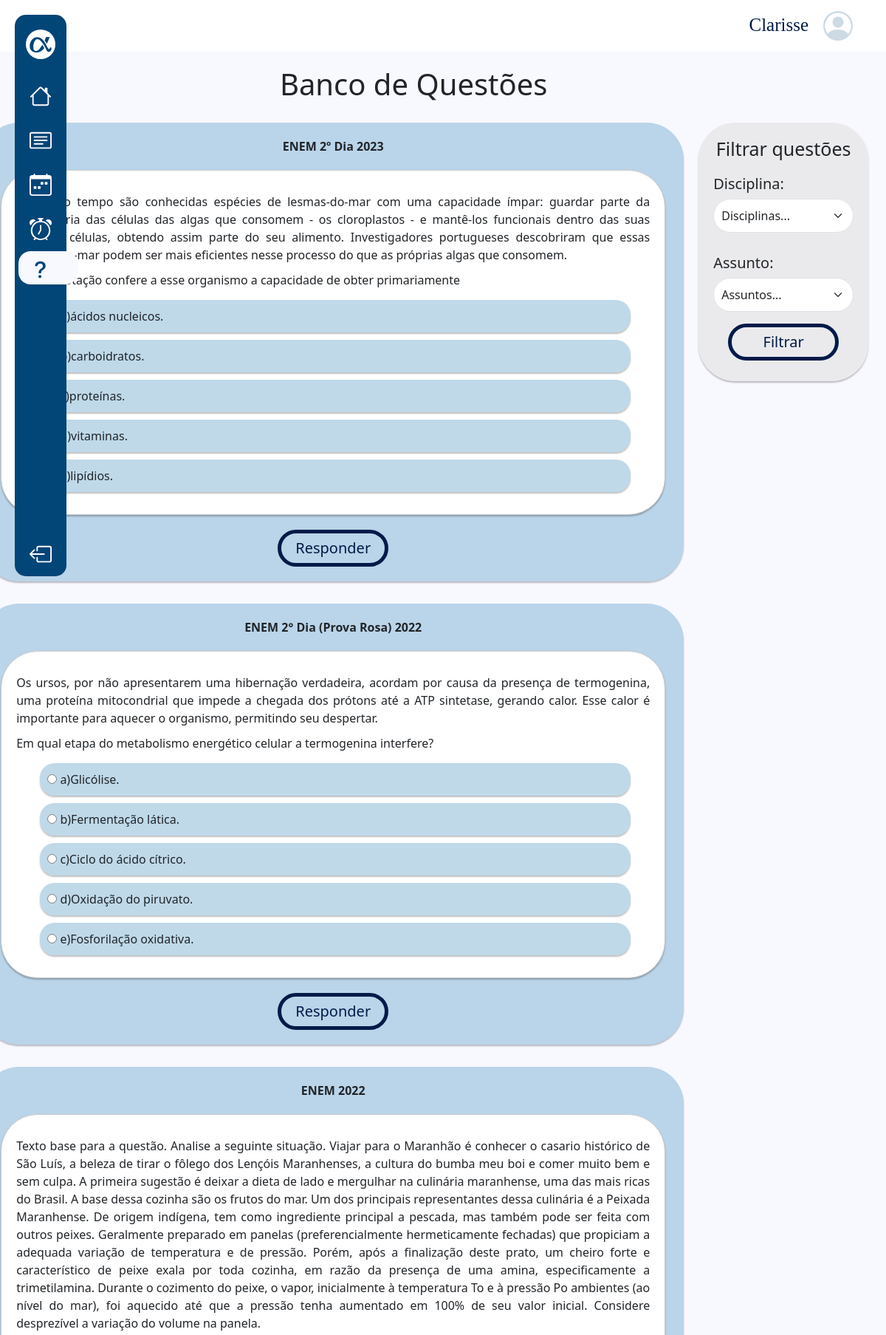
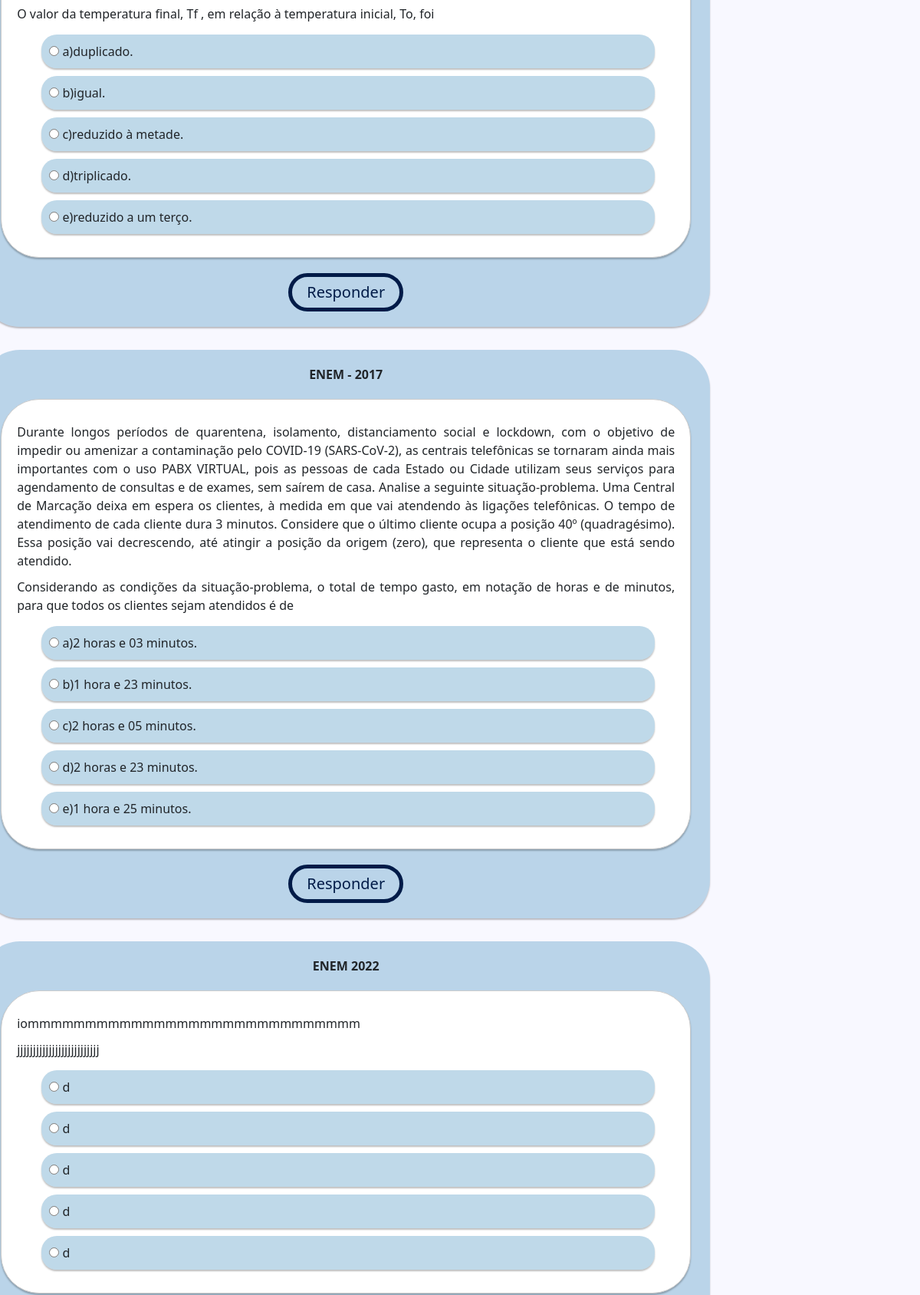
The app's page /questoes/ (signed in, upper part) with its own data (2 pictures, top to bottom).
### questoes/models.py (models this page shows, shortened)
class Questao(models.Model):
    disciplina = models.ForeignKey(Disciplina, on_delete=models.CASCADE)
    assunto = models.ForeignKey(Assunto, on_delete=models.CASCADE, null=True)
    instituicao_ano = models.CharField(max_length=150, default="")
    texto = models.TextField(default="")
    enunciado = models.TextField(default="")
    ordem = models.PositiveIntegerField(default=0)
    respondida = models.BooleanField(default=False)
    questoes_certas = models.PositiveIntegerField(default=0)
    questoes_erradas = models.PositiveIntegerField(default=0)

class Alternativa(models.Model):
    questao = models.ForeignKey('Questao', related_name='alternativas', on_delete=models.CASCADE)
    texto = models.TextField(default="")
    correta = models.BooleanField(default=False)

### questoes/views.py (the view)
# urls.py: path('questoes/', views.lista_questoes, name='lista_questoes'),
@login_required
def lista_questoes(request):
    disciplinas = Disciplina.objects.all()
    questoes = Questao.objects.all()
    questoes_por_pagina = 5
    paginator = Paginator(questoes, questoes_por_pagina)
    page_number = request.GET.get('page')
    page = paginator.get_page(page_number)
    context = {
        'disciplinas': disciplinas,
        'questoes': page,
    }
    return render(request, 'questoes/pages/lista_questoes.html', context)

### questoes/templates/questoes/pages/lista_questoes.html (shortened to what this page needs)
{% extends "core/partials/base.html" %}
{% load static %}
{% block head%}
<link rel="stylesheet" href="{% static 'questoes\css\style.css' %}">
{% endblock %}
{% block linkq%} ativo {% endblock %}
{% block content %}
<main class="main-content-container">
    <h1 class="title-questoes">Banco de Questões</h1>
    <div class="main">
        {% include 'questoes/partials/questoes.html' %}
        {% include 'questoes/partials/filtro.html' %}
    </div>
</main>
<br><br>
{% endblock %}

### core/templates/core/partials/base.html (shortened to what this page needs)
{% load static %}
<!DOCTYPE html>
<html lang="pt-br">
<head>
    <link href="https://cdn.jsdelivr.net/npm/bootstrap@5.3.2/dist/css/bootstrap.min.css" rel="stylesheet"
>
    {% block head%} {% endblock %}
    <link rel="stylesheet" href="{% static 'core/css/dashboard.css' %}">
</head>
<body>
    <div class="d-flex">
        <header class="headerdash ">
            <div class="username">
                <p class="">{{user.username}}</p>
                <svg xmlns="http://www.w3.org/2000/svg" width="40" height="40" class="bi bi-person-circle"
                    viewBox="0 0 16 16">
                    <path d="M11 6a3 3 0 1 1-6 0 3 3 0 0 1 6 0z" />
                    <path fill-rule="evenodd"
                        d="M0 8a8 8 0 1 1 16 0A8 8 0 0 1 0 8zm8-7a7 7 0 0 0-5.468 11.37C3.242 11.226 4.805 10 8 10s4.757 1.225 5.468 2.37A7 7 0 0 0 8 1z" />
                </svg>
            </div>
        </header>
        <nav class="menu-lateral">
            <div class="items">
                <ul class="navul">
                    <li class="item-nav logo d-flex align-items-center justify-content-center">
                        <a href="{% url 'index' %}"><img class="navimg" src="{% static 'core/img/navlogo.svg' %}"
                                alt=""></a>
                    </li>
                    <li class="item-nav {% block linkh%} {% endblock %}">
                        <a href="{% url 'dashboard' %}"></a>
                    </li>
                    <li class="item-nav {% block linkf%} {% endblock %}">
                        <a href="{% url 'flashcards' %}"></a>
                    </li>
                    <li class="item-nav {% block linkc%} {% endblock %}">
                        <a href="{% url 'calendario' %}"></a>
                    </li>
                    <li class="item-nav {% block linkp%} {% endblock %}">
                        <a href="{% url 'pomodoro' %}"></a>
                    </li>
                    <li class="item-nav {% block linkq%} {% endblock %}">
                        <a href="{% url 'estatisticas' %}"></a>
                    </li>
                    <li class="item-nav sair">
                        <a href="{% url 'logout' %}"></a>
                    </li>
                </ul>
            </div>
        </nav>
    </div>
    <main class="container">
        <div class="centro">
            {% block content %}
            {% endblock %}
        </div>
    </main>
</body>
</html>

### questoes/templates/questoes/partials/questoes.html (shortened to what this page needs)
<div class="questao">
    <ul class="questao">
        {% for questao in questoes %}
        <div class="container-azul">
            <div class="instituicao_ano">
                <strong>{{ questao.instituicao_ano }}</strong>
            </div>
            <div class="central">
            <div class="container-branco">
                <li class="questao_texto">
                    {{ questao.texto }}
                </li>
                <li class="questao_enunciado">{{ questao.enunciado }}</li>
                <form method="post" action="{% url 'verificar_resposta' questao.id %}">
                    <ul  class="alternativas-container">
                        {% for alternativa in questao.alternativas.all %}
                        <li id="alternativa" >
                            <label>
                                <input type="radio" name="alternativa" value="{{ alternativa.id }}">
                                {{ alternativa.texto }}
                            </label>
                        </li>
                        {% endfor %}
                    </ul>
                </div>
            </div>
                <div class="responder">
                    <button type="submit" class="btn-responder" data-questao-id="{{ questao.id }}">Responder</button>
                </div>
            </div>
        {% endfor %}
    </ul>
</div>

### questoes/static/questoes/css/style.css (style rules this page uses)
.main { margin: 0; padding: 0; display: flex; justify-content: center; align-items: center; align-items: flex-start; }
.container-azul { background: rgba(45, 130, 181, 0.30); width: 950px; border-radius: 50px; padding: 20px; margin-bottom: 30px; box-shadow: 0px 2px 2px rgba(0, 0, 0, 0.25); }
.central { display: flex; justify-content: center; align-items: center; }
.container-branco { background: #ffffff; width: 900px; border-radius: 50px; padding: 20px; border: 1px solid #ccc; text-align: center; margin-bottom: 20px; margin-top: 20px; box-shadow: 0px 2px 2px rgba(0, 0, 0, 0.25); }
#alternativa { background: rgb(45, 130, 181, 0.30); border-radius: 20px; max-width: 800px; box-shadow: 0px 2px 2px rgba(0, 0, 0, 0.25); margin-bottom: 10px; display: block; text-align: justify; padding: 10px; }
.instituicao_ano { text-align: center; }
.title-questoes { text-align: center; padding: 20px; }
.questao_texto { text-align: justify; margin-bottom: 10px; margin-top: 10px; }
ul { list-style: none; }
.questao { list-style-type: none; }
.questao_enunciado { margin-bottom: 15px; text-align: justify; }
button { border-radius: 100px; border: 5px solid #001B48; background: rgba(217, 217, 217, 0); width: 150px; height: 50px; margin: auto; display:block; }
.responder button { margin: auto; text-decoration: none; color: #001B48; font-size: 20px; }
.responder { text-align: center; }

### core/static/core/css/dashboard.css (style rules this page uses)
.username { color: #001B48; font-size: 25px; display: flex; justify-content: flex-end; margin: 15px; max-width: 95%; font-family: 'Merriweather'; }
.username p { margin-right: 20px; font-family: 'Merriweather'; }
.username svg { fill: rgba(2, 69, 119, 0.20); ; }
.headerdash { height: 70px; background-color: #fff; width: 100%; }
body { background-color: #F8F8FF; }
nav.menu-lateral { width: 70px; height: 95vh; background-color: #024577; margin: 20px; position: fixed; border-radius: 15px; }
.item-nav.logo { border-radius: 50%; width: 40px; height: 40px; background-color: #fff; margin-bottom: 20px; }
.item-nav svg { fill: #fff; }
.item-nav img { fill: #fff; }
.item-nav { padding-top: 15px; padding-bottom: 15px; display: flex; list-style-type: none; }
.ativo { background-color: #F8F8FF; border-radius: 16.5px; width: 80px; height: 45px; margin-left: 20px; padding: 10px 15px; }
.ativo svg { fill: #024577; }
.navul { margin-top: 20px; padding-left: 0; display: flex; flex-direction: column; align-items: center; justify-content: flex-start; }
ul .sair { position: absolute; bottom: 0; }
.centro { margin-left: 1em; max-width: 90%; }

### records on screen
Questao: instituicao_ano "ENEM 2º Dia 2023", texto "Há muito tempo são conhecidas espécies de lesmas-do-mar com uma capacidade ímpar: guardar parte da maquinaria das células das algas que consomem - os cloroplastos - e mantê-los funcionais dentro das suas próprias células, obtendo assim parte do seu alimento. Investigadores portugueses descobriram que essas lesmas-do-mar podem ser mais eficientes nesse processo do que as próprias algas que consomem.", enunciado "Essa adaptação confere a esse organismo a capacidade de obter primariamente"
Alternativa: texto "a)ácidos nucleicos."
Alternativa: texto "b)carboidratos."
Alternativa: texto "c)proteínas."
Alternativa: texto "d)vitaminas."
Alternativa: texto "e)lipídios."
Questao: instituicao_ano "ENEM 2° Dia (Prova Rosa) 2022", texto "Os ursos, por não apresentarem uma hibernação verdadeira, acordam por causa da presença de termogenina, uma proteína mitocondrial que impede a chegada dos prótons até a ATP sintetase, gerando calor. Esse calor é importante para aquecer o organismo, permitindo seu despertar.", enunciado "Em qual etapa do metabolismo energético celular a termogenina interfere?"
Alternativa: texto "a)Glicólise."
Alternativa: texto "b)Fermentação lática."
Alternativa: texto "c)Ciclo do ácido cítrico."
Alternativa: texto "d)Oxidação do piruvato."
Alternativa: texto "e)Fosforilação oxidativa."
Questao: instituicao_ano "ENEM 2022", texto "Texto base para a questão. Analise a seguinte situação. Viajar para o Maranhão é conhecer o casario histórico de São Luís, a beleza de tirar o fôlego dos Lençóis Maranhenses, a cultura do bumba meu boi e comer muito bem e sem culpa. A primeira sugestão é deixar a dieta de lado e mergulhar na culinária maranhense, uma das mais ricas do Brasil. A base dessa cozinha são os frutos do mar. Um dos principais representantes dessa culinária é a Peixada Maranhense. De origem indígena, tem como ingrediente principal a pescada, mas também pode ser feita com outros peixes. Geralmente preparado em panelas (preferencialmente hermeticamente fechadas) que propiciam a adequada variação de temperatura e de…", enunciado "O valor da temperatura final, Tf , em relação à temperatura inicial, To, foi"
Alternativa: texto "a)duplicado."
Alternativa: texto "b)igual."
Alternativa: texto "c)reduzido à metade."
Alternativa: texto "d)triplicado."
Alternativa: texto "e)reduzido a um terço."
Questao: instituicao_ano "ENEM - 2017", texto "Durante longos períodos de quarentena, isolamento, distanciamento social e lockdown, com o objetivo de impedir ou amenizar a contaminação pelo COVID-19 (SARS-CoV-2), as centrais telefônicas se tornaram ainda mais importantes com o uso PABX VIRTUAL, pois as pessoas de cada Estado ou Cidade utilizam seus serviços para agendamento de consultas e de exames, sem saírem de casa. Analise a seguinte situação-problema. Uma Central de Marcação deixa em espera os clientes, à medida em que vai atendendo às ligações telefônicas. O tempo de atendimento de cada cliente dura 3 minutos. Considere que o último cliente ocupa a posição 40º (quadragésimo). Essa posição vai decrescendo, até atingir a posição da…", enunciado "Considerando as condições da situação-problema, o total de tempo gasto, em notação de horas e de minutos, para que todos os clientes sejam atendidos é de"
Alternativa: texto "a)2 horas e 03 minutos."
Alternativa: texto "b)1 hora e 23 minutos."
Alternativa: texto "c)2 horas e 05 minutos."
Alternativa: texto "d)2 horas e 23 minutos."
Alternativa: texto "e)1 hora e 25 minutos."
Questao: instituicao_ano "ENEM 2022", texto "iommmmmmmmmmmmmmmmmmmmmmmmmmmmm", enunciado "jjjjjjjjjjjjjjjjjjjjjjjjjj"
Alternativa: texto "d"
Alternativa: texto "d"
Alternativa: texto "d"
Alternativa: texto "d"
Alternativa: texto "d"

### other values on screen
{{ user.username }} "Clarisse"
